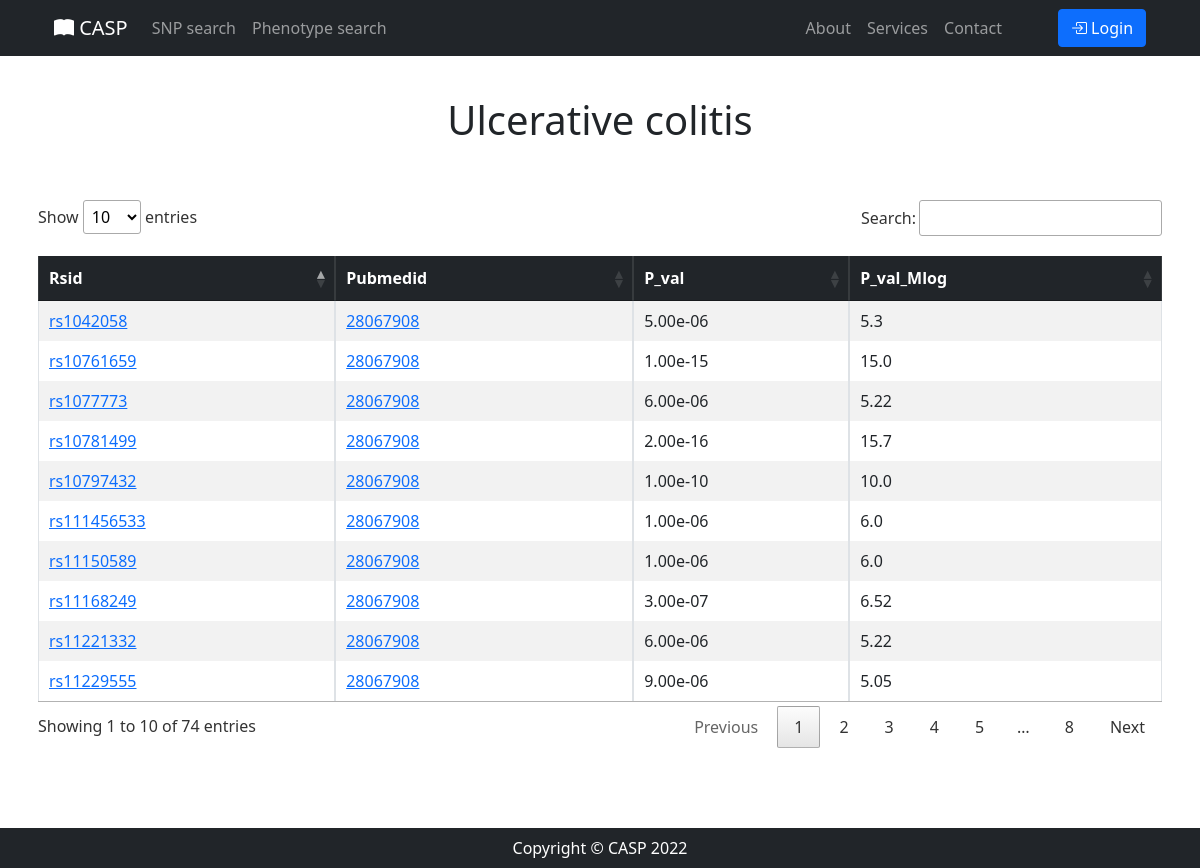
Page /phenotype/details/Ulcerative colitis/ on the committed database.
### SNP_App/models.py (models this page shows)
class Association(models.Model):
    SNP = models.ForeignKey(SNP, on_delete=models.CASCADE)
    Disease_trait = models.ForeignKey(DiseaseTrait, on_delete=models.CASCADE)
    Reference = models.ForeignKey(Reference, on_delete=models.CASCADE)
    Pvalue = models.FloatField()
    Neglog10pvalue = models.FloatField()

### SNP_App/views.py (the view)
# urls.py: path('phenotype/details/<str:name>/', views.phenotype_details),
def phenotype_details(request, name):
    phenotype_query = Association.objects.filter(Disease_trait_id=name)
    return render(request, 'phenotype_details.html', {'details': phenotype_query, 'name': name, 'title': name})

### SNP_App/templates/phenotype_details.html (shortened to what this page needs)
{% extends 'base.html' %}
{% block content %}
    <h1 class="mt-5 pt-5 mb-5 text-center"> {{ name }} </h1>
    <div class="container p-2 mb-5">
        <table id="phenotype_details_table" class="table table-striped table-bordered">
            <thead class="table-dark text-center">
                <th> Rsid </th>
                <th> Pubmedid </th>
                <th> P_val </th>
                <th> P_val_Mlog </th>
            </thead>
            <tbody>
                {% for detail in details %}
                    <tr>
                    <td><a target="_blank" rel="noopener noreferrer"
                           href="/snp/details/{{ detail.SNP_id }}/">
                        {{ detail.SNP_id }}</a></td>
                    <td> <a target="_blank" rel="noopener noreferrer"
                            href="https://pubmed.ncbi.nlm.nih.gov/{{ detail.Reference_id }}/" >
                        {{ detail.Reference_id }}</a></td>
                    <td>{{ detail.Pvalue|stringformat:".2e" }}</td>
                    <td>{{ detail.Neglog10pvalue }}</td>
                    </tr>
                {% endfor %}
            </tbody>
        </table>
    </div>
{% endblock content %}

### rows in the picture
Association: SNP_id "rs10781499", Reference_id "28067908", Pvalue "2.00e-16", Neglog10pvalue "15.7"
Association: SNP_id "rs10761659", Reference_id "28067908", Pvalue "1.00e-15", Neglog10pvalue "15.0"
Association: SNP_id "rs10797432", Reference_id "28067908", Pvalue "1.00e-10", Neglog10pvalue "10.0"
Association: SNP_id "rs11168249", Reference_id "28067908", Pvalue "3.00e-07", Neglog10pvalue "6.52"
Association: SNP_id "rs11150589", Reference_id "28067908", Pvalue "1.00e-06", Neglog10pvalue "6.0"
Association: SNP_id "rs111456533", Reference_id "28067908", Pvalue "1.00e-06", Neglog10pvalue "6.0"
Association: SNP_id "rs1042058", Reference_id "28067908", Pvalue "5.00e-06", Neglog10pvalue "5.3"
Association: SNP_id "rs11221332", Reference_id "28067908", Pvalue "6.00e-06", Neglog10pvalue "5.22"
Association: SNP_id "rs1077773", Reference_id "28067908", Pvalue "6.00e-06", Neglog10pvalue "5.22"
Association: SNP_id "rs11229555", Reference_id "28067908", Pvalue "9.00e-06", Neglog10pvalue "5.05"

### other values in the picture
{{ name }} "Ulcerative colitis"
